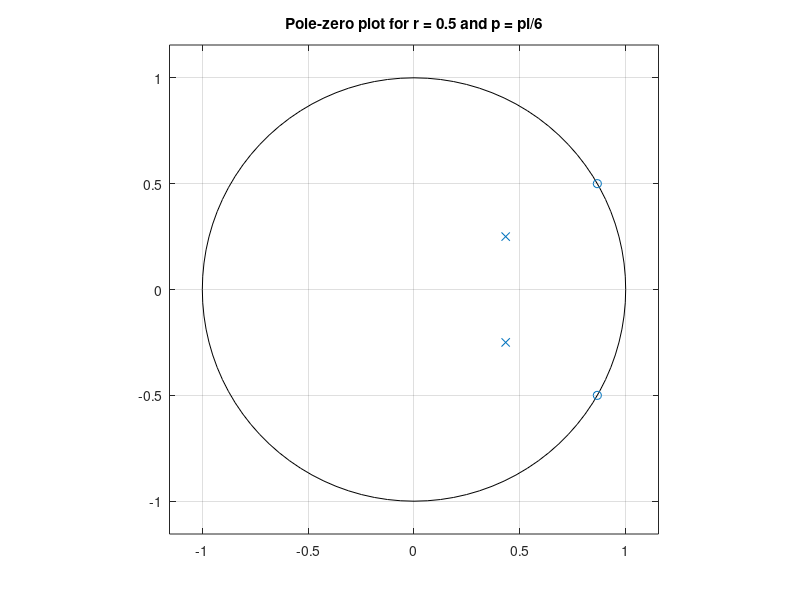
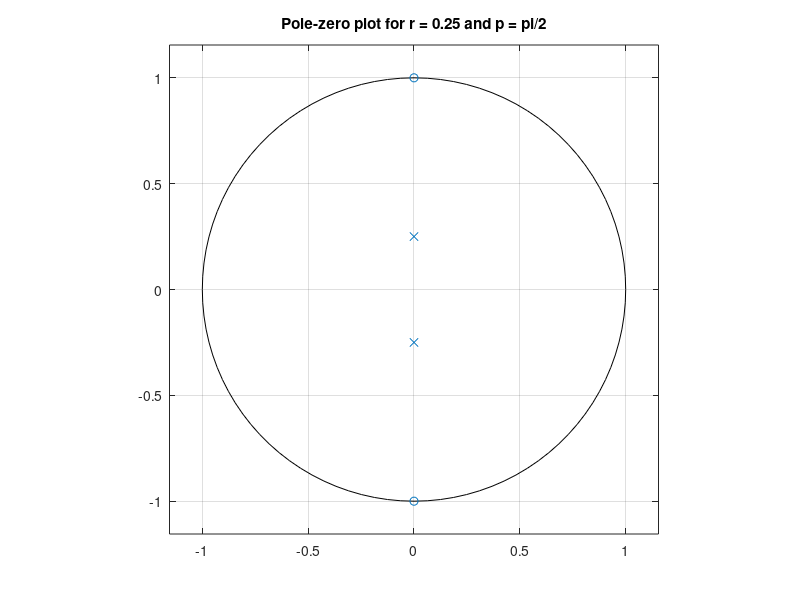

The MATLAB script that drew these images, in order:
r = 0.5;
p = pi/6; % 30 degrees

% from the transfer function
b = [1, -2*cos(p), 1];
a = [1, -2*r*cos(p),r*r];

figure;
zplane(b,a);
title("Pole-zero plot for r = 0.5 and p = pi/6");

r = 0.25;
p = pi/2; % 90 degrees

% from the transfer function
b = [1, -2*cos(p), 1];
a = [1, -2*r*cos(p),r*r];

figure;
zplane(b,a);
title("Pole-zero plot for r = 0.25 and p = pi/2");